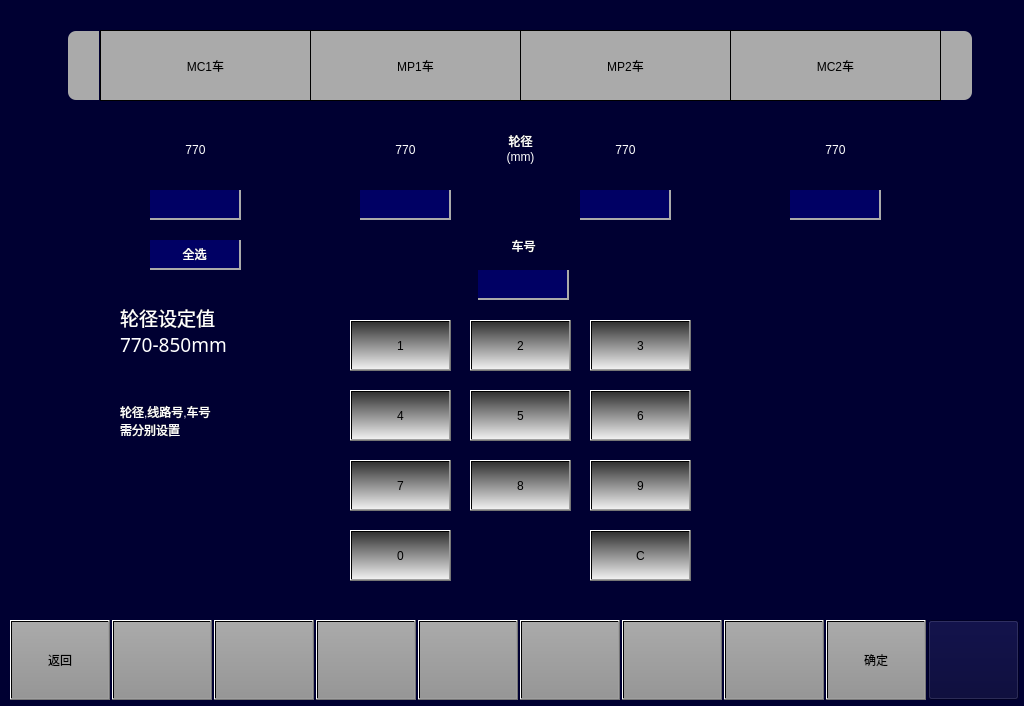
<?xml version="1.0" encoding="UTF-8"?>
<ui version="4.0">
 <class>MaintainceWheelDiameterSetPage</class>
 <widget class="QWidget" name="MaintainceWheelDiameterSetPage">
  <property name="geometry">
   <rect>
    <x>0</x>
    <y>0</y>
    <width>1024</width>
    <height>706</height>
   </rect>
  </property>
  <property name="windowTitle">
   <string>Form</string>
  </property>
  <property name="styleSheet">
   <string notr="true">background-color: rgb(0, 0, 50);</string>
  </property>
  <widget class="QPushButton" name="BTN1">
   <property name="geometry">
    <rect>
     <x>10</x>
     <y>620</y>
     <width>100</width>
     <height>80</height>
    </rect>
   </property>
   <property name="focusPolicy">
    <enum>Qt::NoFocus</enum>
   </property>
   <property name="styleSheet">
    <string notr="true">font: 20px, &quot;微软雅黑&quot;;color: black;transparent;background:qlineargradient(spread:pad,x1:0,y1:0,x2:0,y2:1,stop:0 rgba(170,170,170,255),stop:1 rgba(150,150,150,255));</string>
   </property>
   <property name="text">
    <string>返回</string>
   </property>
  </widget>
  <widget class="QPushButton" name="BTN3">
   <property name="geometry">
    <rect>
     <x>214</x>
     <y>620</y>
     <width>100</width>
     <height>80</height>
    </rect>
   </property>
   <property name="focusPolicy">
    <enum>Qt::NoFocus</enum>
   </property>
   <property name="styleSheet">
    <string notr="true">	font: 20px, &quot;微软雅黑&quot;;
    color: black;
	transparent;background:qlineargradient(spread:pad,x1:0,y1:0,x2:0,y2:1,stop:0 rgba(170,170,170,255),stop:1 rgba(150,150,150,255));
</string>
   </property>
   <property name="text">
    <string/>
   </property>
  </widget>
  <widget class="QPushButton" name="BTN5">
   <property name="geometry">
    <rect>
     <x>418</x>
     <y>620</y>
     <width>100</width>
     <height>80</height>
    </rect>
   </property>
   <property name="focusPolicy">
    <enum>Qt::NoFocus</enum>
   </property>
   <property name="styleSheet">
    <string notr="true">	font: 20px, &quot;微软雅黑&quot;;
    color: black;
	transparent;background:qlineargradient(spread:pad,x1:0,y1:0,x2:0,y2:1,stop:0 rgba(170,170,170,255),stop:1 rgba(150,150,150,255));
</string>
   </property>
   <property name="text">
    <string/>
   </property>
  </widget>
  <widget class="QPushButton" name="BTN8">
   <property name="geometry">
    <rect>
     <x>724</x>
     <y>620</y>
     <width>100</width>
     <height>80</height>
    </rect>
   </property>
   <property name="focusPolicy">
    <enum>Qt::NoFocus</enum>
   </property>
   <property name="styleSheet">
    <string notr="true">	font: 20px, &quot;微软雅黑&quot;;
    color: black;
	transparent;background:qlineargradient(spread:pad,x1:0,y1:0,x2:0,y2:1,stop:0 rgba(170,170,170,255),stop:1 rgba(150,150,150,255));
</string>
   </property>
   <property name="text">
    <string/>
   </property>
  </widget>
  <widget class="QPushButton" name="BTN7">
   <property name="geometry">
    <rect>
     <x>622</x>
     <y>620</y>
     <width>100</width>
     <height>80</height>
    </rect>
   </property>
   <property name="focusPolicy">
    <enum>Qt::NoFocus</enum>
   </property>
   <property name="styleSheet">
    <string notr="true">	font: 20px, &quot;微软雅黑&quot;;
    color: black;
	transparent;background:qlineargradient(spread:pad,x1:0,y1:0,x2:0,y2:1,stop:0 rgba(170,170,170,255),stop:1 rgba(150,150,150,255));
</string>
   </property>
   <property name="text">
    <string/>
   </property>
  </widget>
  <widget class="QPushButton" name="BTN2">
   <property name="geometry">
    <rect>
     <x>112</x>
     <y>620</y>
     <width>100</width>
     <height>80</height>
    </rect>
   </property>
   <property name="focusPolicy">
    <enum>Qt::NoFocus</enum>
   </property>
   <property name="styleSheet">
    <string notr="true">font: 20px, &quot;微软雅黑&quot;;color: black;transparent;background:qlineargradient(spread:pad,x1:0,y1:0,x2:0,y2:1,stop:0 rgba(170,170,170,255),stop:1 rgba(150,150,150,255));</string>
   </property>
   <property name="text">
    <string/>
   </property>
  </widget>
  <widget class="QPushButton" name="BTN4">
   <property name="geometry">
    <rect>
     <x>316</x>
     <y>620</y>
     <width>100</width>
     <height>80</height>
    </rect>
   </property>
   <property name="focusPolicy">
    <enum>Qt::NoFocus</enum>
   </property>
   <property name="styleSheet">
    <string notr="true">	font: 20px, &quot;微软雅黑&quot;;
    color: black;
	transparent;background:qlineargradient(spread:pad,x1:0,y1:0,x2:0,y2:1,stop:0 rgba(170,170,170,255),stop:1 rgba(150,150,150,255));
</string>
   </property>
   <property name="text">
    <string/>
   </property>
  </widget>
  <widget class="QPushButton" name="BTNHome">
   <property name="geometry">
    <rect>
     <x>928</x>
     <y>620</y>
     <width>91</width>
     <height>80</height>
    </rect>
   </property>
   <property name="focusPolicy">
    <enum>Qt::NoFocus</enum>
   </property>
   <property name="styleSheet">
    <string notr="true">border-image: url(:/images/image/Home.png);</string>
   </property>
   <property name="text">
    <string/>
   </property>
  </widget>
  <widget class="QPushButton" name="BTN9">
   <property name="geometry">
    <rect>
     <x>826</x>
     <y>620</y>
     <width>100</width>
     <height>80</height>
    </rect>
   </property>
   <property name="focusPolicy">
    <enum>Qt::NoFocus</enum>
   </property>
   <property name="styleSheet">
    <string notr="true">	font: 20px, &quot;微软雅黑&quot;;
    color: black;
	transparent;background:qlineargradient(spread:pad,x1:0,y1:0,x2:0,y2:1,stop:0 rgba(170,170,170,255),stop:1 rgba(150,150,150,255));
</string>
   </property>
   <property name="text">
    <string>确定</string>
   </property>
  </widget>
  <widget class="QPushButton" name="BTN6">
   <property name="geometry">
    <rect>
     <x>520</x>
     <y>620</y>
     <width>100</width>
     <height>80</height>
    </rect>
   </property>
   <property name="focusPolicy">
    <enum>Qt::NoFocus</enum>
   </property>
   <property name="styleSheet">
    <string notr="true">	font: 20px, &quot;微软雅黑&quot;;
    color: black;
	transparent;background:qlineargradient(spread:pad,x1:0,y1:0,x2:0,y2:1,stop:0 rgba(170,170,170,255),stop:1 rgba(150,150,150,255));
</string>
   </property>
   <property name="text">
    <string/>
   </property>
  </widget>
  <widget class="QLabel" name="LBLTC1">
   <property name="geometry">
    <rect>
     <x>100</x>
     <y>30</y>
     <width>211</width>
     <height>71</height>
    </rect>
   </property>
   <property name="styleSheet">
    <string notr="true">background-color:rgb(170,170,170);
border:1px solid black;
font:20px &quot;微软雅黑&quot;;</string>
   </property>
   <property name="text">
    <string>MC1车</string>
   </property>
   <property name="alignment">
    <set>Qt::AlignCenter</set>
   </property>
  </widget>
  <widget class="QLabel" name="LBLMP1">
   <property name="geometry">
    <rect>
     <x>310</x>
     <y>30</y>
     <width>211</width>
     <height>71</height>
    </rect>
   </property>
   <property name="styleSheet">
    <string notr="true">background-color:rgb(170,170,170);
border:1px solid black;
font:20px &quot;微软雅黑&quot;;</string>
   </property>
   <property name="text">
    <string>MP1车</string>
   </property>
   <property name="alignment">
    <set>Qt::AlignCenter</set>
   </property>
  </widget>
  <widget class="QLabel" name="LBLM2">
   <property name="geometry">
    <rect>
     <x>730</x>
     <y>30</y>
     <width>211</width>
     <height>71</height>
    </rect>
   </property>
   <property name="styleSheet">
    <string notr="true">background-color:rgb(170,170,170);
border:1px solid black;
font:20px &quot;微软雅黑&quot;;</string>
   </property>
   <property name="text">
    <string>MC2车</string>
   </property>
   <property name="alignment">
    <set>Qt::AlignCenter</set>
   </property>
  </widget>
  <widget class="QLabel" name="LBLM1">
   <property name="geometry">
    <rect>
     <x>520</x>
     <y>30</y>
     <width>211</width>
     <height>71</height>
    </rect>
   </property>
   <property name="styleSheet">
    <string notr="true">background-color:rgb(170,170,170);
border:1px solid black;
font:20px &quot;微软雅黑&quot;;</string>
   </property>
   <property name="text">
    <string>MP2车</string>
   </property>
   <property name="alignment">
    <set>Qt::AlignCenter</set>
   </property>
  </widget>
  <widget class="QPushButton" name="BTNNum0">
   <property name="geometry">
    <rect>
     <x>350</x>
     <y>530</y>
     <width>101</width>
     <height>51</height>
    </rect>
   </property>
   <property name="focusPolicy">
    <enum>Qt::NoFocus</enum>
   </property>
   <property name="styleSheet">
    <string notr="true">font: 20px, &quot;微软雅黑&quot;;
color: black;
background:qlineargradient(spread:pad,x1:0,y1:0,x2:0,y2:1,stop:0 rgba(50,50,50,255),stop:1 rgba(240,240,240,255));</string>
   </property>
   <property name="text">
    <string>0</string>
   </property>
  </widget>
  <widget class="QPushButton" name="BTNNumC">
   <property name="geometry">
    <rect>
     <x>590</x>
     <y>530</y>
     <width>101</width>
     <height>51</height>
    </rect>
   </property>
   <property name="focusPolicy">
    <enum>Qt::NoFocus</enum>
   </property>
   <property name="styleSheet">
    <string notr="true">font: 20px, &quot;微软雅黑&quot;;
color: black;
background:qlineargradient(spread:pad,x1:0,y1:0,x2:0,y2:1,stop:0 rgba(50,50,50,255),stop:1 rgba(240,240,240,255));</string>
   </property>
   <property name="text">
    <string>C</string>
   </property>
  </widget>
  <widget class="QPushButton" name="BTNNum4">
   <property name="geometry">
    <rect>
     <x>350</x>
     <y>390</y>
     <width>101</width>
     <height>51</height>
    </rect>
   </property>
   <property name="focusPolicy">
    <enum>Qt::NoFocus</enum>
   </property>
   <property name="styleSheet">
    <string notr="true">font: 20px, &quot;微软雅黑&quot;;
color: black;
background:qlineargradient(spread:pad,x1:0,y1:0,x2:0,y2:1,stop:0 rgba(50,50,50,255),stop:1 rgba(240,240,240,255));</string>
   </property>
   <property name="text">
    <string>4</string>
   </property>
  </widget>
  <widget class="QPushButton" name="BTNNum8">
   <property name="geometry">
    <rect>
     <x>470</x>
     <y>460</y>
     <width>101</width>
     <height>51</height>
    </rect>
   </property>
   <property name="focusPolicy">
    <enum>Qt::NoFocus</enum>
   </property>
   <property name="styleSheet">
    <string notr="true">font: 20px, &quot;微软雅黑&quot;;
color: black;
background:qlineargradient(spread:pad,x1:0,y1:0,x2:0,y2:1,stop:0 rgba(50,50,50,255),stop:1 rgba(240,240,240,255));</string>
   </property>
   <property name="text">
    <string>8</string>
   </property>
  </widget>
  <widget class="QPushButton" name="BTNNum5">
   <property name="geometry">
    <rect>
     <x>470</x>
     <y>390</y>
     <width>101</width>
     <height>51</height>
    </rect>
   </property>
   <property name="focusPolicy">
    <enum>Qt::NoFocus</enum>
   </property>
   <property name="styleSheet">
    <string notr="true">font: 20px, &quot;微软雅黑&quot;;
color: black;
background:qlineargradient(spread:pad,x1:0,y1:0,x2:0,y2:1,stop:0 rgba(50,50,50,255),stop:1 rgba(240,240,240,255));</string>
   </property>
   <property name="text">
    <string>5</string>
   </property>
  </widget>
  <widget class="QPushButton" name="BTNNum9">
   <property name="geometry">
    <rect>
     <x>590</x>
     <y>460</y>
     <width>101</width>
     <height>51</height>
    </rect>
   </property>
   <property name="focusPolicy">
    <enum>Qt::NoFocus</enum>
   </property>
   <property name="styleSheet">
    <string notr="true">font: 20px, &quot;微软雅黑&quot;;
color: black;
background:qlineargradient(spread:pad,x1:0,y1:0,x2:0,y2:1,stop:0 rgba(50,50,50,255),stop:1 rgba(240,240,240,255));</string>
   </property>
   <property name="text">
    <string>9</string>
   </property>
  </widget>
  <widget class="QPushButton" name="BTNNum6">
   <property name="geometry">
    <rect>
     <x>590</x>
     <y>390</y>
     <width>101</width>
     <height>51</height>
    </rect>
   </property>
   <property name="focusPolicy">
    <enum>Qt::NoFocus</enum>
   </property>
   <property name="styleSheet">
    <string notr="true">font: 20px, &quot;微软雅黑&quot;;
color: black;
background:qlineargradient(spread:pad,x1:0,y1:0,x2:0,y2:1,stop:0 rgba(50,50,50,255),stop:1 rgba(240,240,240,255));</string>
   </property>
   <property name="text">
    <string>6</string>
   </property>
  </widget>
  <widget class="QPushButton" name="BTNNum7">
   <property name="geometry">
    <rect>
     <x>350</x>
     <y>460</y>
     <width>101</width>
     <height>51</height>
    </rect>
   </property>
   <property name="focusPolicy">
    <enum>Qt::NoFocus</enum>
   </property>
   <property name="styleSheet">
    <string notr="true">font: 20px, &quot;微软雅黑&quot;;
color: black;
background:qlineargradient(spread:pad,x1:0,y1:0,x2:0,y2:1,stop:0 rgba(50,50,50,255),stop:1 rgba(240,240,240,255));</string>
   </property>
   <property name="text">
    <string>7</string>
   </property>
  </widget>
  <widget class="QPushButton" name="BTNNum1">
   <property name="geometry">
    <rect>
     <x>350</x>
     <y>320</y>
     <width>101</width>
     <height>51</height>
    </rect>
   </property>
   <property name="focusPolicy">
    <enum>Qt::NoFocus</enum>
   </property>
   <property name="styleSheet">
    <string notr="true">font: 20px, &quot;微软雅黑&quot;;
color: black;
background:qlineargradient(spread:pad,x1:0,y1:0,x2:0,y2:1,stop:0 rgba(50,50,50,255),stop:1 rgba(240,240,240,255));</string>
   </property>
   <property name="text">
    <string>1</string>
   </property>
  </widget>
  <widget class="QPushButton" name="BTNNum2">
   <property name="geometry">
    <rect>
     <x>470</x>
     <y>320</y>
     <width>101</width>
     <height>51</height>
    </rect>
   </property>
   <property name="focusPolicy">
    <enum>Qt::NoFocus</enum>
   </property>
   <property name="styleSheet">
    <string notr="true">font: 20px, &quot;微软雅黑&quot;;
color: black;
background:qlineargradient(spread:pad,x1:0,y1:0,x2:0,y2:1,stop:0 rgba(50,50,50,255),stop:1 rgba(240,240,240,255));</string>
   </property>
   <property name="text">
    <string>2</string>
   </property>
  </widget>
  <widget class="QPushButton" name="BTNNum3">
   <property name="geometry">
    <rect>
     <x>590</x>
     <y>320</y>
     <width>101</width>
     <height>51</height>
    </rect>
   </property>
   <property name="focusPolicy">
    <enum>Qt::NoFocus</enum>
   </property>
   <property name="styleSheet">
    <string notr="true">font: 20px, &quot;微软雅黑&quot;;
color: black;
background:qlineargradient(spread:pad,x1:0,y1:0,x2:0,y2:1,stop:0 rgba(50,50,50,255),stop:1 rgba(240,240,240,255));</string>
   </property>
   <property name="text">
    <string>3</string>
   </property>
  </widget>
  <widget class="QLabel" name="lbl_TC1Value">
   <property name="geometry">
    <rect>
     <x>150</x>
     <y>130</y>
     <width>91</width>
     <height>40</height>
    </rect>
   </property>
   <property name="styleSheet">
    <string notr="true">color: rgb(255, 255, 255);
font:20px &quot;微软雅黑&quot;;
background-color: rgb(0, 0, 50);</string>
   </property>
   <property name="text">
    <string>770</string>
   </property>
   <property name="alignment">
    <set>Qt::AlignCenter</set>
   </property>
  </widget>
  <widget class="QLabel" name="lbl_MP1Value">
   <property name="geometry">
    <rect>
     <x>360</x>
     <y>130</y>
     <width>91</width>
     <height>40</height>
    </rect>
   </property>
   <property name="styleSheet">
    <string notr="true">color: rgb(255, 255, 255);
font:20px &quot;微软雅黑&quot;;
background-color: rgb(0, 0, 50);</string>
   </property>
   <property name="text">
    <string>770</string>
   </property>
   <property name="alignment">
    <set>Qt::AlignCenter</set>
   </property>
  </widget>
  <widget class="QLabel" name="lbl_M1Value">
   <property name="geometry">
    <rect>
     <x>580</x>
     <y>130</y>
     <width>91</width>
     <height>40</height>
    </rect>
   </property>
   <property name="styleSheet">
    <string notr="true">color: rgb(255, 255, 255);
font:20px &quot;微软雅黑&quot;;
background-color: rgb(0, 0, 50);</string>
   </property>
   <property name="text">
    <string>770</string>
   </property>
   <property name="alignment">
    <set>Qt::AlignCenter</set>
   </property>
  </widget>
  <widget class="QLabel" name="lbl_M2Value">
   <property name="geometry">
    <rect>
     <x>790</x>
     <y>130</y>
     <width>91</width>
     <height>40</height>
    </rect>
   </property>
   <property name="styleSheet">
    <string notr="true">color: rgb(255, 255, 255);
font:20px &quot;微软雅黑&quot;;
background-color: rgb(0, 0, 50);</string>
   </property>
   <property name="text">
    <string>770</string>
   </property>
   <property name="alignment">
    <set>Qt::AlignCenter</set>
   </property>
  </widget>
  <widget class="QLabel" name="lbl">
   <property name="geometry">
    <rect>
     <x>485</x>
     <y>122</y>
     <width>71</width>
     <height>51</height>
    </rect>
   </property>
   <property name="styleSheet">
    <string notr="true">color: rgb(255, 255, 255);
font:20px &quot;微软雅黑&quot;;
background-color: rgb(0, 0, 50);</string>
   </property>
   <property name="text">
    <string>轮径
(mm)</string>
   </property>
   <property name="alignment">
    <set>Qt::AlignCenter</set>
   </property>
  </widget>
  <widget class="QPushButton" name="BTNTC1SetValue">
   <property name="geometry">
    <rect>
     <x>150</x>
     <y>190</y>
     <width>91</width>
     <height>30</height>
    </rect>
   </property>
   <property name="focusPolicy">
    <enum>Qt::NoFocus</enum>
   </property>
   <property name="whatsThis">
    <string>1</string>
   </property>
   <property name="styleSheet">
    <string notr="true">color: rgb(255, 255, 255);
font:20px &quot;微软雅黑&quot;;
background-color: rgb(0, 0, 100);
border-right:2px solid rgb(170,170,170);
border-bottom:2px solid rgb(170,170,170);
border-radius:0px;</string>
   </property>
   <property name="text">
    <string/>
   </property>
  </widget>
  <widget class="QPushButton" name="BTNMP1SetValue">
   <property name="geometry">
    <rect>
     <x>360</x>
     <y>190</y>
     <width>91</width>
     <height>30</height>
    </rect>
   </property>
   <property name="focusPolicy">
    <enum>Qt::NoFocus</enum>
   </property>
   <property name="whatsThis">
    <string>2</string>
   </property>
   <property name="styleSheet">
    <string notr="true">color: rgb(255, 255, 255);
font:20px &quot;微软雅黑&quot;;
background-color: rgb(0, 0, 100);
border-right:2px solid rgb(170,170,170);
border-bottom:2px solid rgb(170,170,170);
border-radius:0px;</string>
   </property>
   <property name="text">
    <string/>
   </property>
  </widget>
  <widget class="QPushButton" name="BTNM1SetValue">
   <property name="geometry">
    <rect>
     <x>580</x>
     <y>190</y>
     <width>91</width>
     <height>30</height>
    </rect>
   </property>
   <property name="focusPolicy">
    <enum>Qt::NoFocus</enum>
   </property>
   <property name="whatsThis">
    <string>3</string>
   </property>
   <property name="styleSheet">
    <string notr="true">color: rgb(255, 255, 255);
font:20px &quot;微软雅黑&quot;;
background-color: rgb(0, 0, 100);
border-right:2px solid rgb(170,170,170);
border-bottom:2px solid rgb(170,170,170);
border-radius:0px;</string>
   </property>
   <property name="text">
    <string/>
   </property>
  </widget>
  <widget class="QPushButton" name="BTNM2SetValue">
   <property name="geometry">
    <rect>
     <x>790</x>
     <y>190</y>
     <width>91</width>
     <height>30</height>
    </rect>
   </property>
   <property name="focusPolicy">
    <enum>Qt::NoFocus</enum>
   </property>
   <property name="whatsThis">
    <string>4</string>
   </property>
   <property name="styleSheet">
    <string notr="true">color: rgb(255, 255, 255);
font:20px &quot;微软雅黑&quot;;
background-color: rgb(0, 0, 100);
border-right:2px solid rgb(170,170,170);
border-bottom:2px solid rgb(170,170,170);
border-radius:0px;</string>
   </property>
   <property name="text">
    <string/>
   </property>
  </widget>
  <widget class="QLabel" name="lbl2">
   <property name="geometry">
    <rect>
     <x>488</x>
     <y>230</y>
     <width>71</width>
     <height>31</height>
    </rect>
   </property>
   <property name="styleSheet">
    <string notr="true">color: rgb(255, 255, 255);
font:20px &quot;微软雅黑&quot;;
background-color: rgb(0, 0, 50);</string>
   </property>
   <property name="text">
    <string>车号</string>
   </property>
   <property name="alignment">
    <set>Qt::AlignCenter</set>
   </property>
  </widget>
  <widget class="QPushButton" name="BTNMetroNumSet">
   <property name="geometry">
    <rect>
     <x>478</x>
     <y>270</y>
     <width>91</width>
     <height>30</height>
    </rect>
   </property>
   <property name="focusPolicy">
    <enum>Qt::NoFocus</enum>
   </property>
   <property name="whatsThis">
    <string>8</string>
   </property>
   <property name="styleSheet">
    <string notr="true">color: rgb(255, 255, 255);
font:20px &quot;微软雅黑&quot;;
background-color: rgb(0, 0, 100);
border-right:2px solid rgb(170,170,170);
border-bottom:2px solid rgb(170,170,170);
border-radius:0px;</string>
   </property>
   <property name="text">
    <string/>
   </property>
  </widget>
  <widget class="QPushButton" name="BTNSelectAll">
   <property name="geometry">
    <rect>
     <x>150</x>
     <y>240</y>
     <width>91</width>
     <height>30</height>
    </rect>
   </property>
   <property name="focusPolicy">
    <enum>Qt::NoFocus</enum>
   </property>
   <property name="whatsThis">
    <string>7</string>
   </property>
   <property name="styleSheet">
    <string notr="true">color: rgb(255, 255, 255);
font:20px &quot;微软雅黑&quot;;
background-color: rgb(0, 0, 100);
border-right:2px solid rgb(170,170,170);
border-bottom:2px solid rgb(170,170,170);
border-radius:0px;</string>
   </property>
   <property name="text">
    <string>全选</string>
   </property>
  </widget>
  <widget class="QLabel" name="lbl_seting">
   <property name="geometry">
    <rect>
     <x>120</x>
     <y>300</y>
     <width>141</width>
     <height>61</height>
    </rect>
   </property>
   <property name="font">
    <font>
     <family>微软雅黑</family>
     <pointsize>14</pointsize>
     <weight>50</weight>
     <italic>false</italic>
     <bold>false</bold>
    </font>
   </property>
   <property name="styleSheet">
    <string notr="true">color: rgb(255, 255, 255);
font: 14pt &quot;微软雅黑&quot;;</string>
   </property>
   <property name="text">
    <string>轮径设定值
770-850mm</string>
   </property>
   <property name="alignment">
    <set>Qt::AlignLeading|Qt::AlignLeft|Qt::AlignVCenter</set>
   </property>
  </widget>
  <widget class="QLabel" name="label_7">
   <property name="geometry">
    <rect>
     <x>68</x>
     <y>31</y>
     <width>31</width>
     <height>69</height>
    </rect>
   </property>
   <property name="styleSheet">
    <string notr="true">background-color:rgb(170,170,170);
border-top-left-radius:8px;
border-bottom-left-radius:8px;</string>
   </property>
   <property name="text">
    <string/>
   </property>
  </widget>
  <widget class="QLabel" name="label_8">
   <property name="geometry">
    <rect>
     <x>941</x>
     <y>31</y>
     <width>31</width>
     <height>69</height>
    </rect>
   </property>
   <property name="styleSheet">
    <string notr="true">background-color:rgb(170,170,170);
border-top-right-radius:8px;
border-bottom-right-radius:8px;</string>
   </property>
   <property name="text">
    <string/>
   </property>
  </widget>
  <widget class="QLabel" name="label">
   <property name="geometry">
    <rect>
     <x>120</x>
     <y>390</y>
     <width>151</width>
     <height>61</height>
    </rect>
   </property>
   <property name="styleSheet">
    <string notr="true">color: rgb(255, 255, 255);
font: 14pt &quot;微软雅黑&quot;;</string>
   </property>
   <property name="text">
    <string>轮径,线路号,车号
需分别设置</string>
   </property>
  </widget>
 </widget>
 <resources/>
 <connections/>
</ui>
